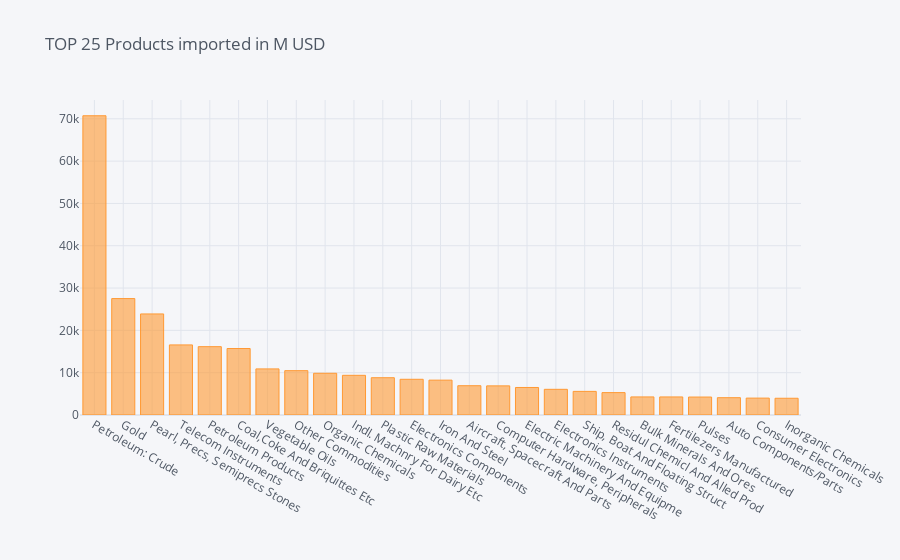

Notebook cell for this chart:
### Code cell
#Top 25 products imported 

commvalue = importdf[['pc_description', 'value' ]].sort_values('value', ascending = False)
commvalue = commvalue.groupby('pc_description').sum()
commvalue = commvalue.sort_values('value', ascending = False)
commvalue = commvalue.reset_index()
commvalue.head(25).iplot(kind = 'bar', x = 'pc_description', y = 'value', title = "TOP 25 Products imported in M USD")

### Figure 1 — Plotly figure (JSON) as saved in the notebook; plotly's stock layout.template omitted (floating-point values rounded to 4 significant figures)
{"data": [{"marker": {"color": "rgba(255, 153, 51, 0.6)", "line": {"color": "rgba(255, 153, 51, 1.0)", "width": 1}}, "name": "value", "orientation": "v", "text": "", "type": "bar", "x": ["Petroleum: Crude", "Gold", "Pearl, Precs, Semiprecs Stones", "Telecom Instruments", "Petroleum Products", "Coal,Coke And Briquittes Etc", "Vegetable Oils", "Other Commodities", "Organic Chemicals", "Indl. Machnry For Dairy Etc", "Plastic Raw Materials", "Electronics Components", "Iron And Steel", "Aircraft, Spacecraft And Parts", "Computer Hardware, Peripherals", "Electric Machinery And Equipme", "Electronics Instruments", "Ship, Boat And Floating Struct", "Residul Chemicl And Alled Prod", "Bulk Minerals And Ores", "Fertilezers Manufactured", "Pulses", "Auto Components/Parts", "Consumer Electronics", "Inorganic Chemicals"], "y": [70720.0, 27510.0, 23880.0, 16560.0, 16150.0, 15710.0, 10890.0, 10480.0, 9858.0, 9378.0, 8810.0, 8440.0, 8240.0, 6920.0, 6884.0, 6502.0, 6069.0, 5580.0, 5289.0, 4270.0, 4266.0, 4244.0, 4090.0, 3993.0, 3956.0]}], "layout": {"legend": {"bgcolor": "#F5F6F9", "font": {"color": "#4D5663"}}, "paper_bgcolor": "#F5F6F9", "plot_bgcolor": "#F5F6F9", "title": {"font": {"color": "#4D5663"}, "text": "TOP 25 Products imported in M USD"}, "xaxis": {"gridcolor": "#E1E5ED", "showgrid": true, "tickfont": {"color": "#4D5663"}, "title": {"font": {"color": "#4D5663"}, "text": ""}, "zerolinecolor": "#E1E5ED"}, "yaxis": {"gridcolor": "#E1E5ED", "showgrid": true, "tickfont": {"color": "#4D5663"}, "title": {"font": {"color": "#4D5663"}, "text": ""}, "zerolinecolor": "#E1E5ED"}}}
